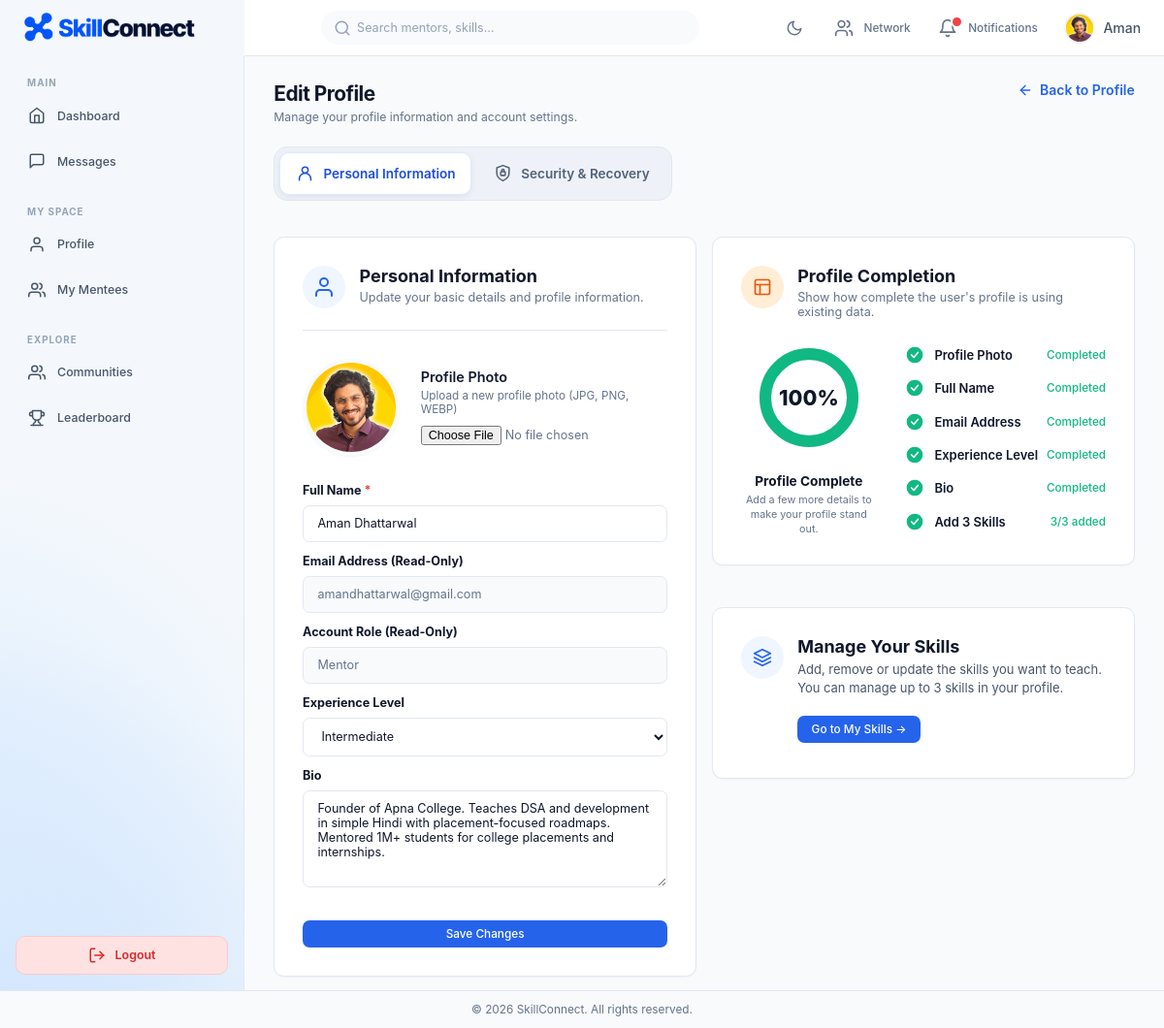
The page /edit_profile.php (signed in) on the database its author committed.
### tables this page shows
CREATE TABLE `users` (
  `user_id` int NOT NULL AUTO_INCREMENT,
  `name` varchar(100) NOT NULL,
  `email` varchar(100) NOT NULL,
  `password_hash` varchar(255) NOT NULL,
  `profile_photo` varchar(255) DEFAULT 'default.jpg',
  `bio` text,
  `exp_level` enum('Beginner','Intermediate','Expert') DEFAULT NULL,
  `role` enum('trainee','trainer') NOT NULL,
  `is_admin` tinyint(1) NOT NULL DEFAULT '0',
  `created_at` timestamp NULL DEFAULT CURRENT_TIMESTAMP,
  `security_question` varchar(255) DEFAULT NULL,
  `security_answer_hash` varchar(255) DEFAULT NULL,
  `onboarding_completed` tinyint(1) NOT NULL DEFAULT '1',
  `last_login` timestamp NULL DEFAULT NULL,
  PRIMARY KEY (`user_id`),
  UNIQUE KEY `email` (`email`),
  KEY `idx_users_role` (`role`),
  KEY `idx_users_is_admin` (`is_admin`),
  KEY `idx_users_onboarding` (`onboarding_completed`)
);

### includes/helpers.php (called while the page is built, shortened)
<?php
if (!function_exists('getProfilePhotoUrl')) {
    function getProfilePhotoUrl(?string $photo, ?string $name, int $size = 120): string
    {
        $safePhoto = basename((string)$photo);
        $scriptDir = str_replace('\\', '/', dirname((string)($_SERVER['SCRIPT_NAME'] ?? '')));
        $prefix = in_array(basename($scriptDir), ['admin', 'actions'], true) ? '../' : '';
        return $prefix . 'assets/images/profile/' . rawurlencode($safePhoto);
    }
}

### edit_profile.php (the view, shortened to what this page needs)
<?php
require_once __DIR__ . '/includes/db_connect.php';
$user_id = getCurrentUserId();
try {
    $stmt = $pdo->prepare("SELECT * FROM users WHERE user_id = ?");
    $stmt->execute([$user_id]);
    $user = $stmt->fetch(PDO::FETCH_ASSOC);
} catch (PDOException $e) {
    error_log("Profile Fetch Error: " . $e->getMessage());
    skillConnectErrorResponse(500, 'We could not load your profile right now. Please try again later.');
    exit;
}
$user_skills = [];
try {
    $skillStmt = $pdo->prepare("
        SELECT s.skill_id, s.skill_name
        FROM skills s
        JOIN user_skills us ON s.skill_id = us.skill_id
        WHERE us.user_id = ?
    ");
    $skillStmt->execute([$user_id]);
    $user_skills = $skillStmt->fetchAll(PDO::FETCH_ASSOC);
} catch (PDOException $e) {
    error_log("User Skills Fetch Error: " . $e->getMessage());
}
$current_skill_count = count($user_skills);
$points = 0;
$hasPhoto = (!empty($user['profile_photo']) && $user['profile_photo'] !== 'default.jpg');
$hasName  = !empty(trim($user['name'] ?? ''));
$hasEmail = !empty(trim($user['email'] ?? ''));
$hasExp   = !empty($user['exp_level']) && ($user['role'] === 'trainer');
$hasBio   = !empty(trim($user['bio'] ?? ''));
$skillPts = min(3, $current_skill_count);
if ($hasPhoto) $points += 1;
if ($hasName)  $points += 1;
if ($hasEmail) $points += 1;
if ($hasExp)   $points += 1;
if ($hasBio)   $points += 1;
$points += $skillPts;
$maxPoints = ($user['role'] === 'trainer') ? 8 : 7;
$completionPercentage = round(($points / $maxPoints) * 100);
$circleRadius = 45;
$circleCircumference = 2 * pi() * $circleRadius;
$circleOffset = $circleCircumference - (($completionPercentage / 100) * $circleCircumference);
if (file_exists('includes/header.php')) {
    require_once 'includes/header.php';
}
?>
<div class="edit-profile-page">
    <header class="profile-header-top">
        <div>
            <h1 class="page-title">Edit Profile</h1>
            <p class="page-subtitle">Manage your profile information and account settings.</p>
        </div>
        <a href="profile.php" class="back-link">
            <svg width="16" height="16" viewBox="0 0 24 24" fill="none" stroke="currentColor" stroke-width="2" stroke-linecap="round" stroke-linejoin="round">
                <line x1="19" y1="12" x2="5" y2="12"></line>
                <polyline points="12 19 5 12 12 5"></polyline>
            </svg>
            Back to Profile
        </a>
    </header>
    <nav class="edit-profile-tabs" aria-label="Profile settings sections" role="tablist">
        <button type="button" class="tab-btn active" id="tab-personal-button"
            role="tab" aria-selected="true" tabindex="0" aria-controls="tab-personal" data-target="tab-personal">
            <svg aria-hidden="true" viewBox="0 0 24 24" fill="none" stroke="currentColor" stroke-width="1.9" stroke-linecap="round" stroke-linejoin="round">
                <circle cx="12" cy="8" r="4"></circle>
                <path d="M4.5 21v-1.5a7.5 7.5 0 0 1 15 0V21"></path>
            </svg>
            <span>Personal Information</span>
        </button>
        <button type="button" class="tab-btn" id="tab-security-button"
            role="tab" aria-selected="false" tabindex="-1" aria-controls="tab-security" data-target="tab-security">
            <svg aria-hidden="true" viewBox="0 0 24 24" fill="none" stroke="currentColor" stroke-width="1.9" stroke-linecap="round" stroke-linejoin="round">
                <path d="M12 22s8-4 8-10V5l-8-3-8 3v7c0 6 8 10 8 10Z"></path>
                <rect x="9" y="10" width="6" height="5" rx="1"></rect>
                <path d="M10.5 10V8.5a1.5 1.5 0 0 1 3 0V10"></path>
            </svg>
            <span>Security &amp; Recovery</span>
        </button>
    </nav>
    <div id="tab-personal" class="tab-content active">
        <div class="edit-profile-grid">
            <section class="card edit-card">
                <div class="edit-card-header">
                    <div class="header-icon-blue">
                        <svg width="24" height="24" viewBox="0 0 24 24" fill="none" stroke="currentColor" stroke-width="2" stroke-linecap="round" stroke-linejoin="round">
                            <path d="M20 21v-2a4 4 0 0 0-4-4H8a4 4 0 0 0-4 4v2"></path>
                            <circle cx="12" cy="7" r="4"></circle>
                        </svg>
                    </div>
                    <div class="header-text">
                        <h2>Personal Information</h2>
                        <p>Update your basic details and profile information.</p>
                    </div>
                </div>
                <form action="actions/profile_update.php" method="POST" enctype="multipart/form-data" class="edit-profile-form" novalidate>
                    <div class="photo-upload-container">
                        <img src="<?= getProfilePhotoUrl($user['profile_photo'] ?? '', $user['name']) ?>" alt="Profile Photo" class="photo-preview">
                        <div class="photo-upload-controls">
                            <h3>Profile Photo</h3>
                            <p>Upload a new profile photo (JPG, PNG, WEBP)</p>
                            <input type="file" id="profile_photo" name="profile_photo" accept="image/jpeg, image/png, image/webp" class="file-input-clean">
                        </div>
                    </div>
                    <div class="form-group">
                        <label class="form-label" for="name">Full Name <span class="text-danger">*</span></label>
                        <input type="text" id="name" name="name" value="<?= htmlspecialchars($user['name'], ENT_QUOTES, 'UTF-8') ?>" required maxlength="100" class="form-input">
                    </div>
                    <div class="form-group">
                        <label class="form-label" for="email">Email Address (Read-Only)</label>
                        <input type="email" id="email" value="<?= htmlspecialchars($user['email'], ENT_QUOTES, 'UTF-8') ?>" readonly class="form-input readonly">
                    </div>
                    <div class="form-group">
                        <label class="form-label" for="role">Account Role (Read-Only)</label>
                        <input type="text" id="role" value="<?= htmlspecialchars(($user['role'] === 'trainer' ? 'Mentor' : 'Mentee'), ENT_QUOTES, 'UTF-8') ?>" readonly class="form-input readonly">
                    </div>
                    <?php if ($user['role'] === 'trainer'): ?>
                    <div class="form-group">
                        <label class="form-label" for="exp_level">Experience Level</label>
                        <select id="exp_level" name="exp_level" class="form-input">
                            <option value="Intermediate" <?= ($user['exp_level'] ?? '') === 'Intermediate' ? 'selected' : '' ?>>Intermediate</option>
                        </select>
                    </div>
                    <?php endif; ?>
                    <div class="form-group">
                        <label class="form-label" for="bio">Bio</label>
                        <textarea id="bio" name="bio" rows="4" placeholder="Tell us about yourself..." class="form-input text-area"><?= htmlspecialchars($user['bio'] ?? '', ENT_QUOTES, 'UTF-8') ?></textarea>
                    </div>
                    <button type="submit" class="btn btn-primary full-width-btn" style="margin-top: 1.5rem;" data-loading-text="Saving...">
                        Save Changes
                    </button>
                </form>
            </section>
            <div class="edit-right-column">
                <section class="card edit-card profile-completion-card">
                    <div class="edit-card-header" style="border-bottom: none; padding-bottom: 0.5rem; margin-bottom: 1rem;">
                        <div class="header-icon-orange">
                            <svg width="20" height="20" viewBox="0 0 24 24" fill="none" stroke="currentColor" stroke-width="2" stroke-linecap="round" stroke-linejoin="round">
                                <rect x="3" y="3" width="18" height="18" rx="2" ry="2"></rect>
                                <line x1="3" y1="9" x2="21" y2="9"></line>
                                <line x1="9" y1="21" x2="9" y2="9"></line>
                            </svg>
                        </div>
                        <div class="header-text" style="flex:1;">
                            <div style="display: flex; align-items: center; justify-content: space-between;">
                                <h2 style="margin-bottom: 0;">Profile Completion</h2>
                            </div>
                            <p style="margin-top: 0.25rem;">Show how complete the user's profile is using existing data.</p>
                        </div>
                    </div>
                    <div class="completion-layout">
                        <div class="completion-chart-col">
                            <div class="circular-chart-wrapper">
                                <svg class="circular-chart" viewBox="0 0 120 120" width="120" height="120">
                                    <circle class="circle-bg" cx="60" cy="60" r="<?= $circleRadius ?>" fill="none" stroke="#e2e8f0" stroke-width="12"></circle>
                                    <circle class="circle-progress" cx="60" cy="60" r="<?= $circleRadius ?>" fill="none" stroke="#10b981" stroke-width="12" stroke-linecap="round"
                                        stroke-dasharray="<?= $circleCircumference ?>"
                                        stroke-dashoffset="<?= $circleOffset ?>"
                                        transform="rotate(-90 60 60)"></circle>
                                </svg>
                                <div class="percentage-text"><?= $completionPercentage ?>%</div>
                            </div>
                            <div class="chart-text">
                                <strong>Profile Complete</strong>
                                <p>Add a few more details to make your profile stand out.</p>
                            </div>
                        </div>
                        <div class="completion-list-col">
                            <?php
                            $checklistItems = [
                                ['label' => 'Profile Photo', 'done' => $hasPhoto, 'status' => $hasPhoto ? 'Completed' : 'Pending'],
                                ['label' => 'Full Name', 'done' => $hasName, 'status' => $hasName ? 'Completed' : 'Pending'],
                                ['label' => 'Email Address', 'done' => $hasEmail, 'status' => $hasEmail ? 'Completed' : 'Pending'],
                            ];
                            if ($user['role'] === 'trainer') {
                                $checklistItems[] = ['label' => 'Experience Level', 'done' => $hasExp, 'status' => $hasExp ? 'Completed' : 'Pending'];
                            }
                            $checklistItems[] = ['label' => 'Bio', 'done' => $hasBio, 'status' => $hasBio ? 'Completed' : 'Pending'];
                            $checklistItems[] = ['label' => 'Add 3 Skills', 'done' => ($skillPts === 3), 'status' => $skillPts . '/3 added'];
                            foreach ($checklistItems as $item):
                                $isDone = $item['done'];
                            ?>
                                <div class="checklist-item">
                                    <div class="item-label">
                                        <?php if ($isDone): ?>
                                            <svg class="check-icon done" viewBox="0 0 24 24">
                                                <circle cx="12" cy="12" r="10" fill="#10b981"></circle>
                                                <polyline points="8 12 11 15 16 9" stroke="#ffffff" stroke-width="2" fill="none" stroke-linecap="round" stroke-linejoin="round"></polyline>
                                            </svg>
                                        <?php else: ?>
                                            <svg class="check-icon pending" viewBox="0 0 24 24">
                                                <circle cx="12" cy="12" r="10" fill="none" stroke="#cbd5e1" stroke-width="2"></circle>
                                            </svg>
                                        <?php endif; ?>
                                        <span><?= $item['label'] ?></span>
                                    </div>
                                    <span class="item-status <?= $isDone ? 'status-done' : 'status-pending' ?>"><?= $item['status'] ?></span>
                                </div>
                            <?php endforeach; ?>
                        </div>
                    </div>
                </section>
                <section class="card edit-card manage-skills-card">
                    <div class="edit-card-header" style="border-bottom: none; margin-bottom: 0.5rem; padding-bottom: 0;">
                        <div class="header-icon-blue">
                            <svg width="20" height="20" viewBox="0 0 24 24" fill="none" stroke="currentColor" stroke-width="2" stroke-linecap="round" stroke-linejoin="round">
                                <polygon points="12 2 2 7 12 12 22 7 12 2"></polygon>
                                <polyline points="2 17 12 22 22 17"></polyline>
                                <polyline points="2 12 12 17 22 12"></polyline>
                            </svg>
                        </div>
                        <div class="header-text">
                            <h2>Manage Your Skills</h2>
                            <p style="margin-top: 0.25rem; font-size: 0.9rem; line-height: 1.5; color: #475569;">
                                Add, remove or update the skills you want to <?= $user['role'] === 'trainer' ? 'teach' : 'learn' ?>.<br>
                                You can manage up to 3 skills in your profile.
                            </p>
                            <a href="profile.php?tab=skills" class="btn btn-primary" style="margin-top: 1.25rem;">
                                Go to My Skills &rarr;
                            </a>
                        </div>
                    </div>
                </section>
            </div>
        </div>
    </div>
</div>
<?php
if (file_exists('includes/footer.php')) {
    require_once 'includes/footer.php';
}
?>

### rows shown on the page
users: profile_photo+name (picture), name "Aman Dhattarwal", email "amandhattarwal@gmail.com", role "Mentor", exp_level "Intermediate", bio "Founder of Apna College. Teaches DSA and development in simple Hindi with placement-focused roadmaps. Mentored 1M+ students for college placements and internships.", role "100"

### other values the page prints
explode(' ', trim($nav_name))[0] ?: 'Me' "Aman"
$item['label'] "Profile Photo"
$item['status'] "Completed"
$item['label'] "Full Name"
$item['label'] "Email Address"
$item['label'] "Experience Level"
$item['label'] "Bio"
$item['label'] "Add 3 Skills"
$item['status'] "3/3 added"
